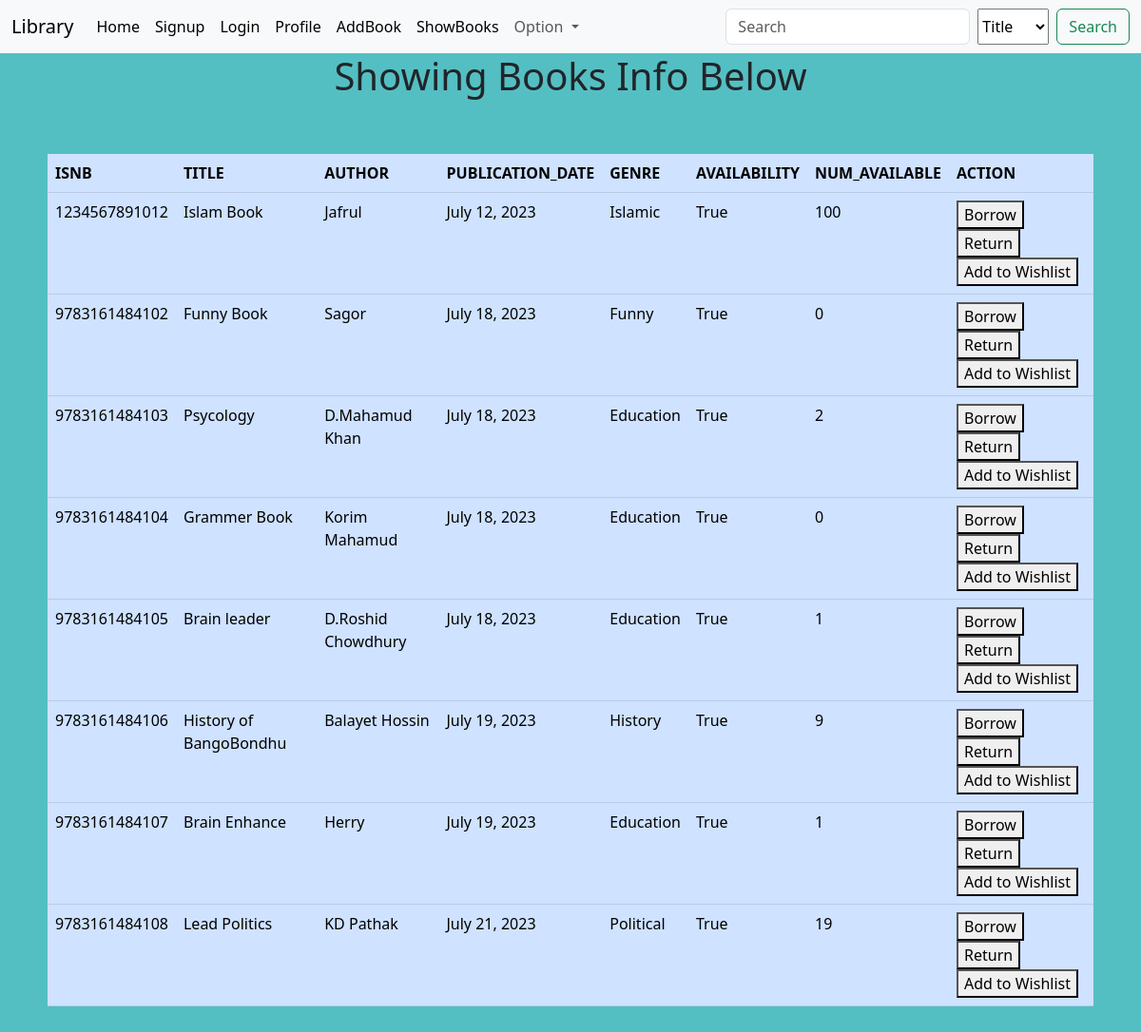
Screenshot of /sign/showbooks/ (signed in) with the database file from the repository.
### user/models.py (models this page shows)
class Book(models.Model):
    isbn = models.IntegerField(primary_key=True)
    title = models.CharField(max_length=50)
    author = models.CharField(max_length=50)
    publication_date = models.DateField(auto_now_add=True)
    genre = models.CharField(max_length=50)
    availability = models.BooleanField(default=False)
    num_available = models.PositiveIntegerField(default=1)

### user/views.py (the view, shortened to what this page needs)
# urls.py: path('showbooks/',Showbooks,name='SHOWBOOK'),
@login_required
def Showbooks(request):
    book = Book.objects.all()
    return render(request,'book/show_book.html',{'Show':book})

### templates/book/show_book.html (shortened to what this page needs)
{% extends "Home/home.html" %}
{% block content %}
<h1 style="text-align: center;">Showing Books Info Below </h1>
<div style="width: 100%;margin:auto; padding:50px">
    <table class="table table-primary table-hover">
        <thead>
            <tr>
                <th>ISNB</th>
                <th>TITLE</th>
                <th>AUTHOR</th>
                <th>PUBLICATION_DATE</th>
                <th>GENRE</th>
                <th>AVAILABILITY</th>
                <th>NUM_AVAILABLE</th>
                <th>ACTION</th>
            </tr>
        </thead>
        <tbody>
            {% for books in Show %}
            <tr>
                <td>{{ books.isbn }}</td>
                <td>{{ books.title }}</td>
                <td>{{ books.author }}</td>
                <td>{{ books.publication_date }}</td>
                <td>{{ books.genre }}</td>
                <td>{{ books.availability }}</td>
                <td>{{ books.num_available }}</td>
                <td>
                    <form action="{% url 'BOOKDETAIL' isbn=books.isbn %}" method="post">
                        {% if not book.is_borrowed %}
                        <button type="submit" name="borrow">Borrow</button>
                        <button type="submit" name="return">Return</button>
                        {% endif %}
                        <button type="submit" name="add_to_wishlist">Add to Wishlist</button>
                    </form>
                </td>
            </tr>
            {% endfor %}
        </tbody>
    </table>
</div>
{% endblock content %}

### templates/Home/home.html (shortened to what this page needs)
<!doctype html>
<html lang="en">
<head>
    <link href="https://cdn.jsdelivr.net/npm/bootstrap@5.3.0/dist/css/bootstrap.min.css" rel="stylesheet"
>
</head>
<body style="background-color: #54bfc3;">
    <nav class="navbar navbar-expand-lg bg-body-tertiary">
        <div class="container-fluid">
            <a class="navbar-brand" href="#">Library</a>
            <div class="collapse navbar-collapse" id="navbarSupportedContent">
                <ul class="navbar-nav me-auto mb-2 mb-lg-0">
                    <li class="nav-item">
                        <a class="nav-link active" aria-current="page" href="{% url 'HOME'%}">Home</a>
                    </li>
                    <li class="nav-item">
                        <a class="nav-link active" aria-current="page" href="{% url 'SIGNUP'%}">Signup</a>
                    </li>
                    <li class="nav-item">
                        <a class="nav-link active" aria-current="page" href="{% url 'LOGIN'%}">Login</a>
                    </li>
                    <li class="nav-item">
                        <a class="nav-link active" aria-current="page" href="{% url 'PROFILE'%}">Profile</a>
                    </li>
                    <li class="nav-item">
                        <a class="nav-link active" aria-current="page" href="{% url 'ADDBOOK'%}">AddBook</a>
                    </li>
                    <li class="nav-item">
                        <a class="nav-link active" aria-current="page" href="{% url 'SHOWBOOK'%}">ShowBooks</a>
                    </li>
                    <li class="nav-item dropdown">
                        <a class="nav-link dropdown-toggle" href="#" role="button" data-bs-toggle="dropdown"
                            aria-expanded="false">
                            Option
                        </a>
                    </li>
                </ul>
                <form class="d-flex" method="get" action="{% url 'BOOKSEARCH'%}">
                    <input class="form-control me-2" type="text" name="booksearch" placeholder="Search"
                        aria-label="Search">
                    <select class="from-select me-2" name="search_criteria">
                        <option value="title">Title</option>
                    </select>
                    <input class="btn btn-outline-success" type="submit" value="Search">
                </form>
            </div>
        </div>
    </nav>
    {% block content %}{% endblock content %}
</body>
</html>

### rows the page displays
Book: isbn "1234567891012", title "Islam Book", author "Jafrul", publication_date "July 12, 2023", genre "Islamic", availability "True", num_available "100"
Book: isbn "9783161484102", title "Funny Book", author "Sagor", publication_date "July 18, 2023", genre "Funny", availability "True", num_available "0"
Book: isbn "9783161484103", title "Psycology", author "D.Mahamud Khan", publication_date "July 18, 2023", genre "Education", availability "True", num_available "2"
Book: isbn "9783161484104", title "Grammer Book", author "Korim Mahamud", publication_date "July 18, 2023", genre "Education", availability "True", num_available "0"
Book: isbn "9783161484105", title "Brain leader", author "D.Roshid Chowdhury", publication_date "July 18, 2023", genre "Education", availability "True", num_available "1"
Book: isbn "9783161484106", title "History of BangoBondhu", author "Balayet Hossin", publication_date "July 19, 2023", genre "History", availability "True", num_available "9"
Book: isbn "9783161484107", title "Brain Enhance", author "Herry", publication_date "July 19, 2023", genre "Education", availability "True", num_available "1"
Book: isbn "9783161484108", title "Lead Politics", author "KD Pathak", publication_date "July 21, 2023", genre "Political", availability "True", num_available "19"
